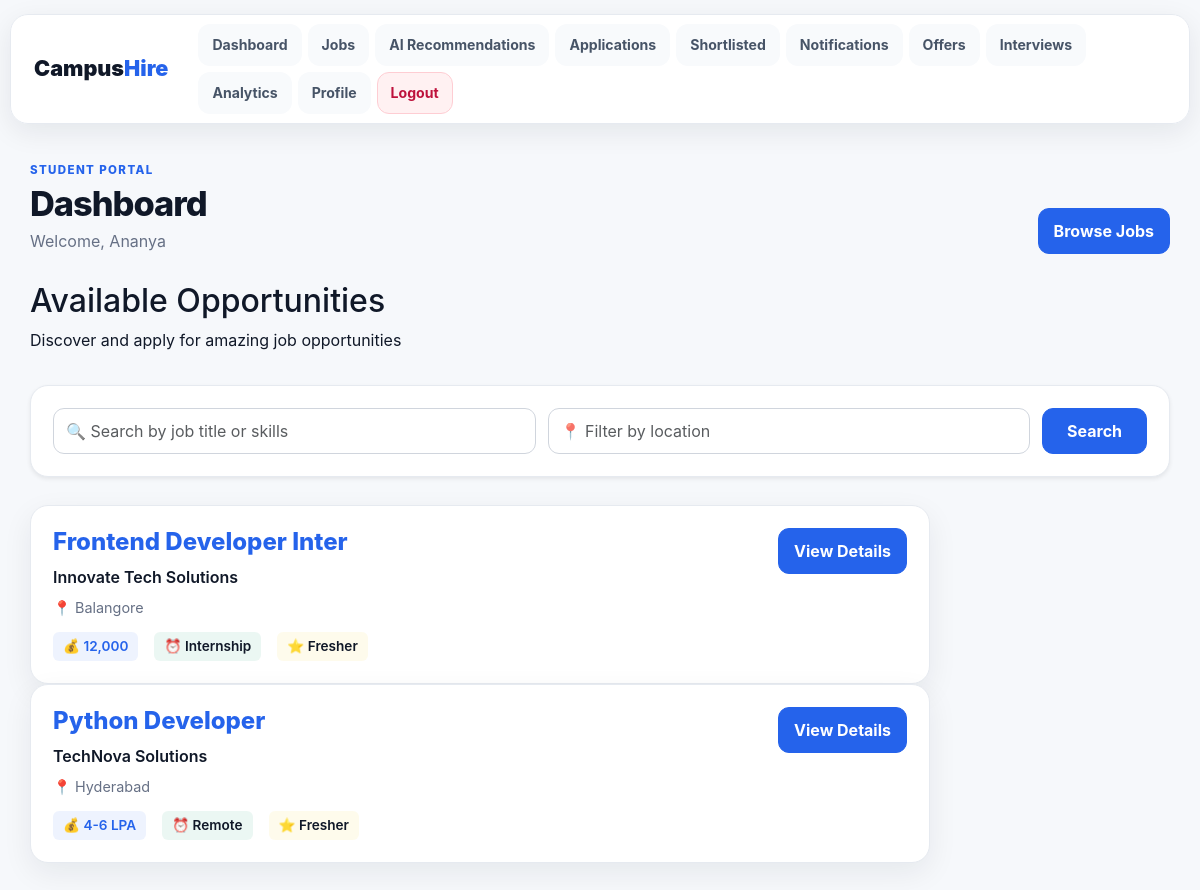
Page /candidate/jobs/ (signed in) on the committed database.
### recruiter/models.py (models this page shows, shortened)
class Job(models.Model):
    JOB_TYPES = [
        ("Full-Time", "Full-Time"),
        ("Part-Time", "Part-Time"),
        ("Internship", "Internship"),
        ("Remote", "Remote"),
    ]
    recruiter = models.ForeignKey(
        settings.AUTH_USER_MODEL,
        on_delete=models.CASCADE,
        related_name="posted_jobs",
        null=True,
        blank=True,
    )
    title = models.CharField(max_length=200)
    company = models.CharField(max_length=200)
    location = models.CharField(max_length=100)
    salary = models.CharField(max_length=50)
    job_type = models.CharField(max_length=20, choices=JOB_TYPES)
    experience = models.CharField(max_length=50)
    skills = models.TextField()
    description = models.TextField()
    posted_date = models.DateTimeField(auto_now_add=True)

### candidate/views.py (the view)
# urls.py: path("jobs/", views.jobs, name="candidate_jobs"),
@login_required
def jobs(request):
    qs = Job.objects.all().order_by("-posted_date")
    keyword = request.GET.get("keyword")
    location = request.GET.get("location")
    if keyword:
        qs = qs.filter(Q(title__icontains=keyword) | Q(company__icontains=keyword) | Q(skills__icontains=keyword))
    if location:
        qs = qs.filter(location__icontains=location)
    paginator = Paginator(qs, 10)
    page_obj = paginator.get_page(request.GET.get("page"))
    return render(request, "candidate/jobs.html", {"jobs": page_obj, "page_obj": page_obj})

### candidate/templates/candidate/jobs.html (shortened to what this page needs)
{% extends 'candidate/base.html' %}
{% block content %}
<div style="margin-bottom: 32px;">
    <h2 style="margin-bottom: 8px;">Available Opportunities</h2>
    <p class="text-muted-soft">Discover and apply for amazing job opportunities</p>
</div>
<div class="card shadow-sm" style="margin-bottom: 28px;">
    <div class="card-body">
        <form method="GET" style="display: flex; gap: 12px; flex-wrap: wrap;">
            <input type="text"
                   name="keyword"
                   class="form-control"
                   placeholder="🔍 Search by job title or skills"
                   style="flex: 1; min-width: 200px;">
            <input type="text"
                   name="location"
                   class="form-control"
                   placeholder="📍 Filter by location"
                   style="flex: 1; min-width: 200px;">
            <button class="btn btn-primary" style="padding: 10px 24px;">
                Search
            </button>
        </form>
    </div>
</div>
{% if jobs %}
    <div style="max-width: 900px;">
    {% for job in jobs %}
        <div class="job-card">
            <div style="display: flex; justify-content: space-between; align-items: start;">
                <div style="flex: 1;">
                    <h4 style="margin-bottom: 4px; color: var(--primary);">{{ job.title }}</h4>
                    <p style="margin: 8px 0; color: var(--ink); font-weight: 600;">{{ job.company }}</p>
                    <p style="margin: 6px 0; color: var(--muted); font-size: 0.9rem;">
                        📍 {{ job.location }}
                    </p>
                    <div style="display: flex; gap: 16px; margin-top: 12px; flex-wrap: wrap;">
                        <span style="font-size: 0.85rem; background: rgba(37, 99, 235, 0.08); color: var(--primary); padding: 4px 10px; border-radius: 6px; font-weight: 600;">
                            💰 {{ job.salary }}
                        </span>
                        <span style="font-size: 0.85rem; background: rgba(5, 150, 105, 0.08); color: var(--accent); padding: 4px 10px; border-radius: 6px; font-weight: 600;">
                            ⏰ {{ job.job_type }}
                        </span>
                        <span style="font-size: 0.85rem; background: rgba(241, 196, 15, 0.08); color: var(--warning); padding: 4px 10px; border-radius: 6px; font-weight: 600;">
                            ⭐ {{ job.experience }}
                        </span>
                    </div>
                </div>
                <div style="margin-left: 16px;">
                    <a href="{% url 'candidate_job_detail' job.id %}" class="btn btn-primary" style="white-space: nowrap;">
                        View Details
                    </a>
                </div>
            </div>
        </div>
    {% endfor %}
    </div>
{% endif %}
{% endblock %}

### candidate/templates/candidate/base.html (shortened to what this page needs)
{% load static %}
<!DOCTYPE html>
<html lang="en">
<head>
    <link href="https://cdn.jsdelivr.net/npm/bootstrap@5.3.3/dist/css/bootstrap.min.css" rel="stylesheet">
    <link rel="stylesheet" href="{% static 'style.css' %}">
</head>
<body>
<nav class="portal-nav">
    <a class="brand" href="{% url 'candidate_dashboard' %}">Campus<span>Hire</span></a>
    <div class="nav-pills">
        <a href="{% url 'candidate_dashboard' %}">Dashboard</a>
        <a href="{% url 'candidate_jobs' %}">Jobs</a>
        <a href="{% url 'candidate_ai_recommendations' %}">AI Recommendations</a>
        <a href="{% url 'applications' %}">Applications</a>
        <a href="{% url 'shortlisted' %}">Shortlisted</a>
        <a href="{% url 'notifications' %}">Notifications</a>
        <a href="{% url 'offers' %}">Offers</a>
        <a href="{% url 'interviews' %}">Interviews</a>
        <a href="{% url 'candidate_analytics' %}">Analytics</a>
        <a href="{% url 'candidate_profile' %}">Profile</a>
        <a class="nav-logout" href="{% url 'candidate_logout' %}">Logout</a>
    </div>
</nav>
<main class="portal-main">
    <div class="page-heading">
        <div>
            <div class="eyebrow">STUDENT PORTAL</div>
            <h1>{% block page_title %}Dashboard{% endblock %}</h1>
            <p>Welcome, {{ request.user.first_name|default:request.user.username }}</p>
        </div>
        <a class="btn btn-primary" href="{% url 'candidate_jobs' %}">Browse Jobs</a>
    </div>
    {% block content %}{% endblock %}
</main>
</body>
</html>

### static/style.css (style rules this page uses)
:root { --ink:#101828;--muted:#667085;--line:#e4e7ec;--page:#f6f8fb;--panel:#fff;--primary:#2563eb;--primary-dark:#1d4ed8;--green:#0f9f6e;--red:#dc3545;--amber:#d97706;--shadow:0 10px 30px rgba(16,24,40,.07) }
* { box-sizing:border-box }
body { margin:0;background:var(--page);color:var(--ink);font-family:Inter,-apple-system,BlinkMacSystemFont,"Segoe UI",sans-serif;line-height:1.55 }
.portal-nav { position:sticky;top:14px;z-index:50;max-width:1180px;margin:14px auto 0;padding:10px 12px;display:flex;align-items:center;justify-content:space-between;gap:18px;background:rgba(255,255,255,.94);border:1px solid var(--line);border-radius:18px;box-shadow:0 8px 28px rgba(16,24,40,.08);backdrop-filter:blur(12px) }
.brand { font-weight:900;font-size:1.35rem;text-decoration:none;color:var(--ink);padding:8px 12px }
.brand span { color:var(--primary) }
.nav-pills { display:flex;align-items:center;gap:6px;flex-wrap:wrap }
.nav-pills a { color:#475467;text-decoration:none;font-size:.88rem;font-weight:650;padding:9px 13px;border-radius:12px;transition:.2s }
.nav-pills .nav-logout { background:#fff1f2;color:#be123c }
.portal-main { max-width:1180px;margin:0 auto;padding:38px 20px 60px }
.page-heading { display:flex;justify-content:space-between;align-items:end;gap:20px;margin-bottom:28px }
.page-heading h1 { font-size:2.15rem;margin:4px 0 4px;font-weight:850;letter-spacing:-.03em }
.page-heading p { margin:0;color:var(--muted) }
.eyebrow { font-size:.72rem;font-weight:800;letter-spacing:.12em;color:var(--primary) }
.card,.portal-card { background:var(--panel);border:1px solid var(--line);border-radius:18px;box-shadow:var(--shadow) }
.card-body { padding:22px }
.btn { border-radius:11px;padding:10px 15px;font-weight:700 }
.btn-primary { background:var(--primary);border-color:var(--primary) }
.form-control,.form-select { border:1px solid #d0d5dd;border-radius:11px;padding:10px 12px }
.job-card { background:#fff;border:1px solid var(--line);border-radius:18px;padding:22px;box-shadow:var(--shadow);height:100%;transition:.2s }
.job-card h4 { margin-bottom:7px;font-weight:800 }
:root { --ink:#101828;--muted:#667085;--line:#e6eaf0;--primary:#2563eb;--primary-dark:#1d4ed8;--soft:#f5f8ff;--violet:#6d5dfc }
html { scroll-behavior:smooth }
.portal-nav { padding:9px 11px }
.nav-pills a { border:1px solid transparent;background:#f8fafc }
.nav-pills .nav-logout { border-color:#fecdd3 }
.card { overflow:hidden }

### rows in the picture
Job: title "Frontend Developer Inter", company "Innovate Tech Solutions", location "Balangore", salary "12,000", job_type "Internship", experience "Fresher"
Job: title "Python Developer", company "TechNova Solutions", location "Hyderabad", salary "4-6 LPA", job_type "Remote", experience "Fresher"

### other values in the picture
{{ request.user.first_name|default:request.user.username }} "Ananya"
